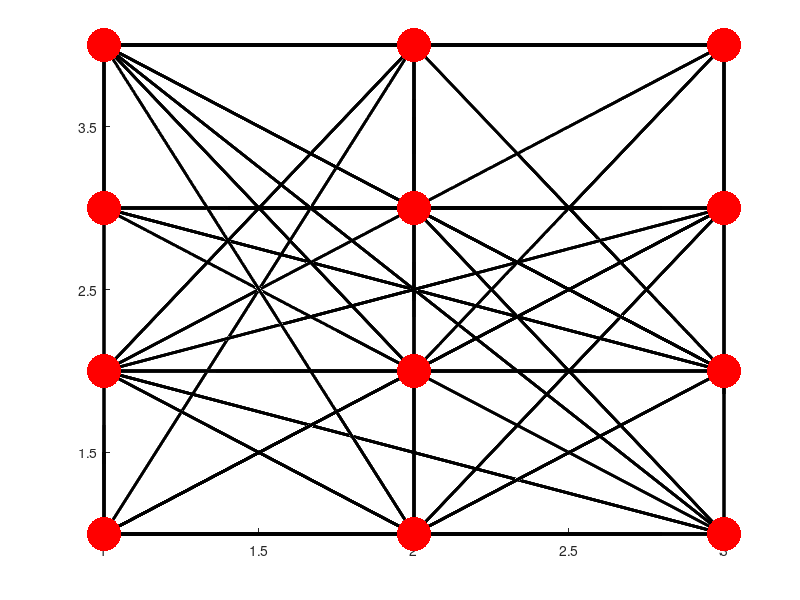

Here is the MATLAB script that generated this plot:
T = [41	76	01	26	91	07;
42	02	76	27	03	94;
04	02	05	03	03	03;
04	30	53	03	45	72;
65	88	05	50	79	03;
66	06	88	51	07	82;
08	06	01	07	07	07;
08	54	29	07	69	48;
29	52	09	38	67	15;
30	10	52	39	11	70;
12	10	13	11	11	11;
12	42	77	11	33	96;
89	64	13	74	55	11;	
90	14	64	75	15	58;
16	14	09	15	15	15;
16	78	41	15	93	36;
53	28	17	62	43	23;
54	18	28	63	19	46;
20	18	21	19	19	19;
20	66	89	19	57	84;
77	40	21	86	31	19;
78	22	40	87	23	34;
24	22	17	23	23	23;
24	90	65	23	81	60;
88	25	25	97	26	27;
01	25	26	26	26	26;
02	27	25	27	27	27;
98	28	28	85	17	18;
29	98	29	09	92	08;
30	30	98	10	04	95;
32	21	31	31	31	31;
32	89	32	31	99	33;
33	12	32	33	33	33;
35	34	22	34	34	34;
35	35	90	34	36	100;
36	35	16	36	36	36;
64	37	37	105	38	39;
09	37	38	38	38	38;
10	39	37	39	39	39;
106	40	40	61	21	22;
41	106	41	01	68	16;
42	42	106	02	12	71;
44	17	43	43	43	43;
44	65	44	43	107	45;
45	04	44	45	45	45;
47	46	18	46	46	46;
47	47	66	46	48	108;
48	47	08	48	48	48;
76	49	49	101	50	51;
05	49	50	50	50	50;
06	51	49	51	51	51;
102	52	52	73	09	10;
53	102	53	17	80	04;
54	54	102	18	08	83;
56	13	55	55	55	55;
56	77	56	55	103	57;
57	20	56	57	57	57;
59	58	14	58	58	58;
59	59	78	58	60	104;
60	59	24	60	60	60;
40	61	61	113	62	63;
17	61	62	62	62	62;
18	63	61	63	63	63;
114	64	64	37	13	14;
65	114	65	05	44	24;
66	66	114	06	20	47;
68	09	67	67	67	67;
68	41	68	67	115	69;
69	08	68	69	69	69;
71	70	10	70	70	70;
71	71	42	70	72	116;
72	71	04	72	72	72;
52	73	73	109	74	75;
13	73	74	74	74	74;
14	75	73	75	75	75;
110	76	76	49	01	02;
77	110	77	21	56	12;
78	78	110	22	16	59;
80	05	79	79	79	79;
80	53	80	79	111	81;
81	24	80	81	81	81;
83	82	06	82	82	82;
83	83	54	82	84	112;
84	83	20	84	84	84;
28	85	85	117	86	87;
21	85	86	86	86	86;
22	87	85	87	87	87;
118	88	88	25	05	06;
89	118	89	13	32	20;
90	90	118	14	24	35;
92	01	91	91	91	91;
92	29	92	91	119	93;
93	16	92	93	93	93;
95	94	02	94	94	94;
95	95	30	94	96	120;
96	95	12	96	96	96;
25	97	97	97	97	97;
98	98	98	28	29	30;
99	32	99	99	99	99;
100	100	35	100	100	100;
49	101	101	101	101	101;
102	102	102	52	53	54;
103	56	103	103	103	103;
104	104	59	104	104	104;
37	105	105	105	105	105;
106	106	106	40	41	42;
107	44	107	107	107	107;
108	108	47	108	108	108;
73	109	109	109	109	109;
110	110	110	76	77	78;
111	80	111	111	111	111;
112	112	83	112	112	112;
61	113	113	113	113	113;
114	114	114	64	65	66;
115	68	115	115	115	115;
116	116	71	116	116	116;
85	117	117	117	117	117;
118	118	118	88	89	90;
119	92	119	119	119	119;
120	120	95	120	120	120];


%%
% b = colormap(lines(8))*0;
% figure(1); hold on;
% drawnow;
% for s = 1:120
%     pxs = mod(s-1,10)+1;
%     pys = floor((s-1)/10)+1;
%     for a = 1:6
%        sp = T(s,a);
%        pxf = mod(sp-1,10)+1;
%        pyf = floor((sp-1)/10)+1;
%        plot3([pxs pxf], [pys pyf], [s s], 'Color', b(a,:)); hold on;
%        scatter3(pxf, pyf, s, 300, [1 0 0], 'filled');
%        drawnow;
%     end
%     scatter3(pxs, pys, s, 600, [0 0 1], 'filled');
%     drawnow;
% end
%%

%%
close all;
grid = [3,4,10];
b = colormap(lines(8))*0;
figure(1); hold on;
drawnow;
for s = 1:120
    [pxs, pys, pzs] = ind2sub(grid, s);
    for a = 1:6
       sp = T(s,a);
       [pxf, pyf, pzf] = ind2sub(grid, sp);
       plot3([pxs pxf], [pys pyf], [pzs pzf], 'Color', b(a,:), 'LineWidth', 2); hold on;
       scatter3(pxf, pyf, pzf, 600, [1 0 0], 'filled');
       drawnow;
    end
    scatter3(pxs, pys, pzs, 600, [1 0 0], 'filled');
    drawnow;
end





































